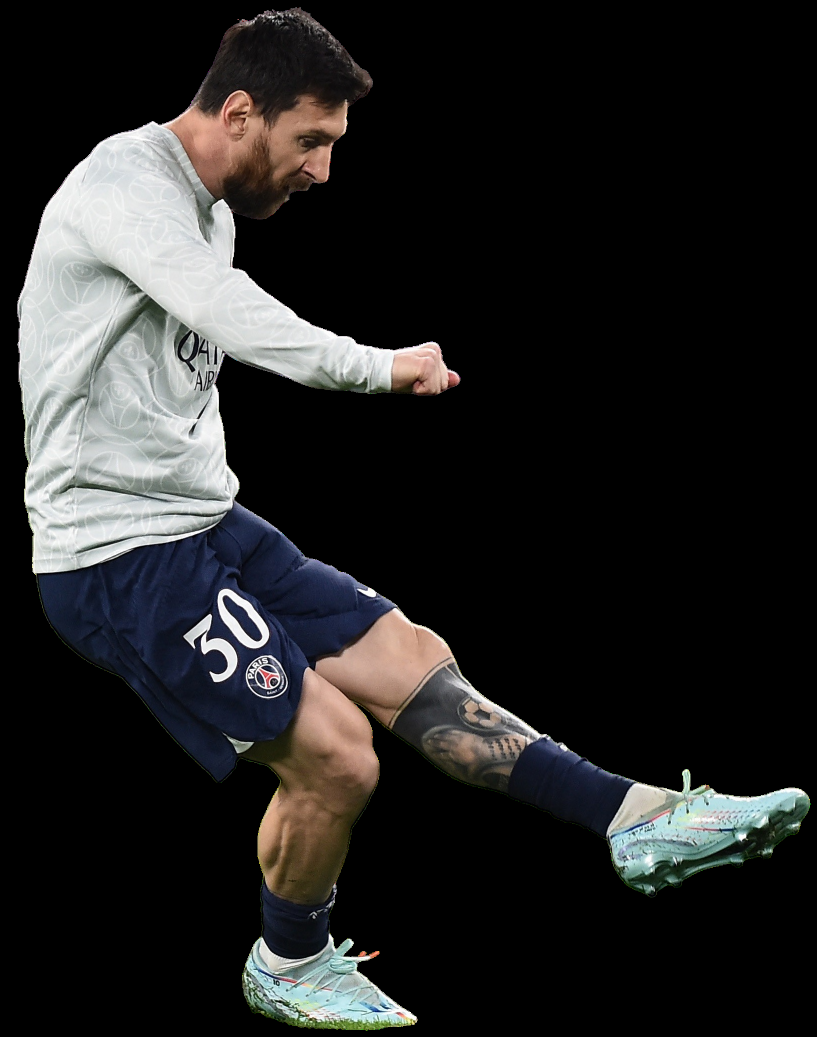
#> input picture Images/templateFinal.png, 1633 x 2074 px, given in place of messiRotate.jpg, which was not available (shown at 1/2 size)
$ python -i part1.py   (imports and definitions only)
#> lines starting #> are read from the running program, lines starting #| are printed output that depends on the picture; after the words box and inside, x2 and y2 are one past the last pixel; in counts of white or black regions, pixels touching at a corner belong together; pictures that were not available may be replaced by others from this repository, and a replacement may not be noted
### scale.py
from Globals import *

def resize(scale_percent,src_img):
    width = int(src_img.shape[1] * scale_percent / 100)
    height = int(src_img.shape[0] * scale_percent / 100)
    dim = (width, height)
    return cv.resize(src_img, dim, interpolation = cv.INTER_AREA)

### part1.py
from Globals import *


def rotation_invariant(grey_img,template,method,img2,threshold):
    for angle in np.arange(0,360,15):
        rotated  = imutils.rotate(template, angle)
        h,w  = rotated.shape[::]

        cannySrc=cv.Canny(grey_img,150,170)
        cannyTemp=cv.Canny(rotated,150,170)
        # cv.imshow("temp",cannyTemp)
        # cv.waitKey(1)
        result= cv.matchTemplate(cannySrc,cannyTemp,eval(method))

        location=np.where(result>= threshold)
        if location:
            for point in zip(*location[::-1]):
                cv.rectangle(img2,point,(point[0]+w,point[1]+h),255,2)
    return img2, threshold

def run():
    method='cv.TM_CCOEFF_NORMED'
    src_img=cv.imread("Images/messiRotate.jpg")
#> src_img is the input picture: shape (2074, 1633, 3); mean B, G, R 36.1, 36.4, 36.7

    src_img = resize(15,src_img)
#> in resize, `return cv.resize(src_img, dim, interpolation = cv.INTER_AREA)`:
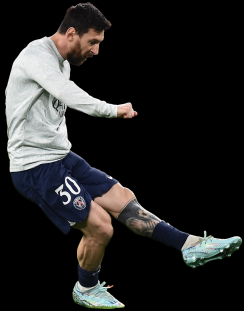
#> returned value: shape (311, 244, 3); mean of channels 0, 1, 2 36.2, 36.4, 36.7; drawn as B, G, R
    grey_img=cv.cvtColor(src_img,cv.COLOR_BGR2GRAY)
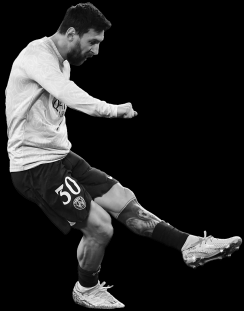
#> grey_img: shape (311, 244); min 0, max 253, mean 36.5

    template=cv.imread("Images/templateFinal.png",0)
#> template: shape (2074, 1633); min 0, max 255, mean 36.6

    template = resize(15,template)
    img2=src_img.copy()

    img2,threshold = rotation_invariant(grey_img,template,method,img2,0.62)
#> the loop in rotation_invariant, `for angle in np.arange(0,360,15):` made 24 passes
#> (result, location) on passes 1 to 12: ([0.985], ([0], [0])), ([0.0493], (empty array, empty array)), ([0.0205], (empty array, empty array)), ([0.0305], (empty array, empty array)), ([0.0461], (empty array, empty array)), ([0.0039], (empty array, empty array)), ([-0.00708], (empty array, empty array)), ([-0.0068], (empty array, empty array)), ([-0.0103], (empty array, empty array)), ([-0.00145], (empty array, empty array)), ([-0.00475], (empty array, empty array)), ([-0.00955], (empty array, empty array))
#> pass 1, in rotation_invariant, `cannySrc=cv.Canny(grey_img,150,170)`:
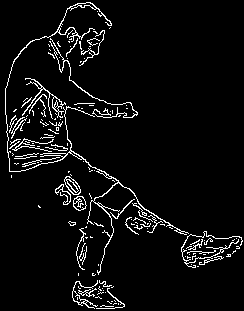
#> cannySrc: shape (311, 244); 5.3% white in thin lines or dots
#> pass 1, in rotation_invariant, `cannyTemp=cv.Canny(rotated,150,170)`:
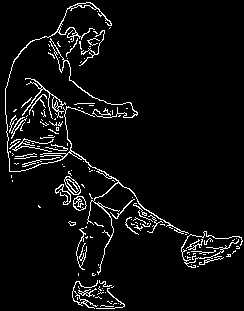
#> cannyTemp: shape (311, 244); 5.3% white in thin lines or dots
#> pass 2, in rotation_invariant, `cannyTemp=cv.Canny(rotated,150,170)`:
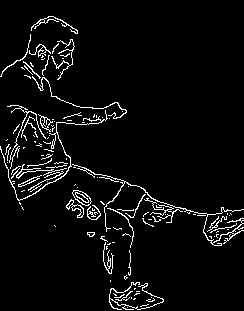
#> cannyTemp: shape (311, 244); 4.8% white in thin lines or dots
#> after the loop in rotation_invariant, `for angle in np.arange(0,360,15):`:
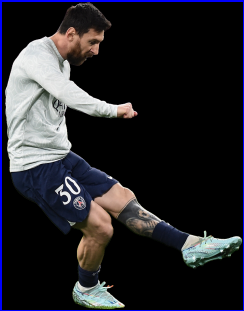
#> img2: shape (311, 244, 3); 2.18% of pixels changed, all inside (x1, y1, x2, y2) = (0, 0, 244, 311)
#> after the loop in rotation_invariant, `for angle in np.arange(0,360,15):`:
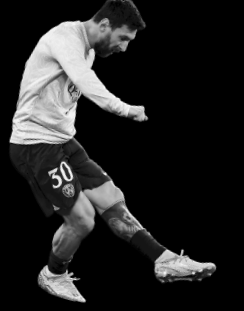
#> rotated: shape (311, 244); min 0, max 251, mean 36.6
#> threshold = 0.62
    cv.imshow("Method {}, Threshold {}".format(method,threshold),img2)
    cv.waitKey(0)
    cv.destroyAllWindows()

>>> result = run()
